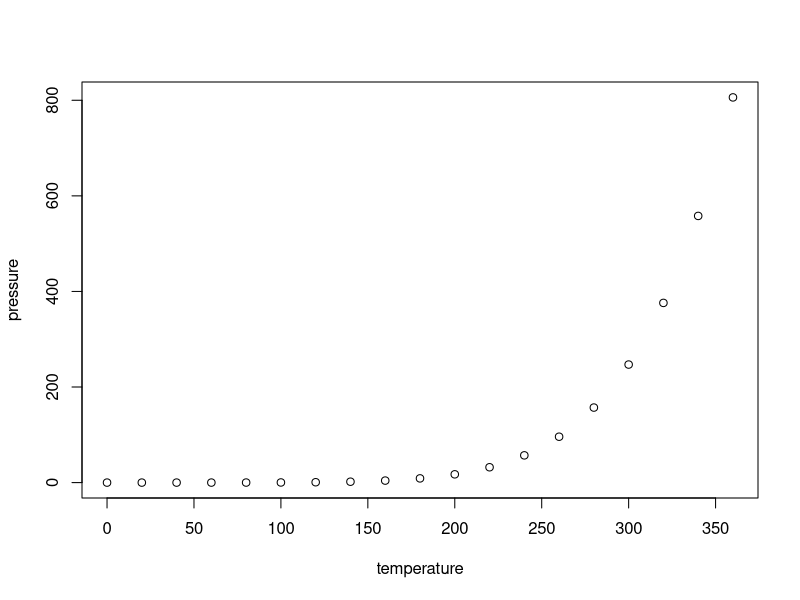
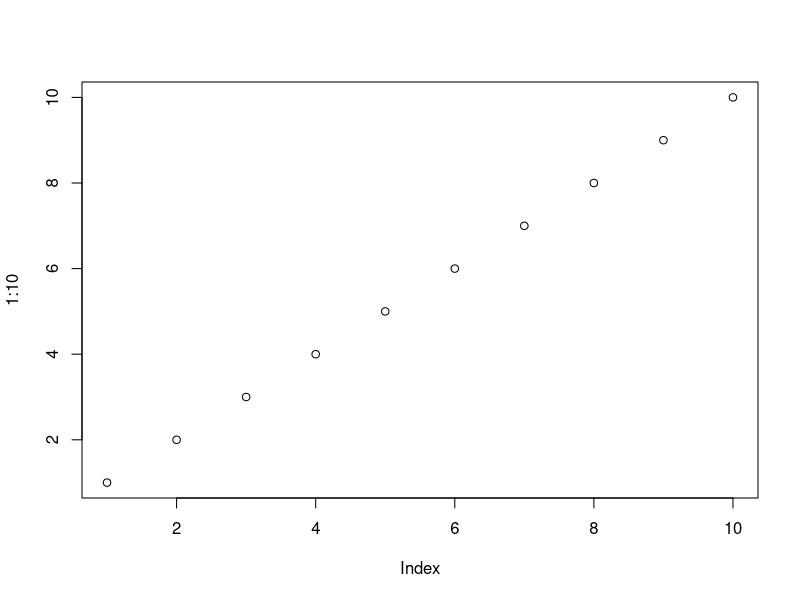

Recreate these plots in R, in order.
## ---- chunk 1
knitr::opts_chunk$set(echo = TRUE)
## ---- chunk 2
summary(cars)
## ---- chunk 3
plot(pressure)
## ---- chunk 4
plot(1:10)
